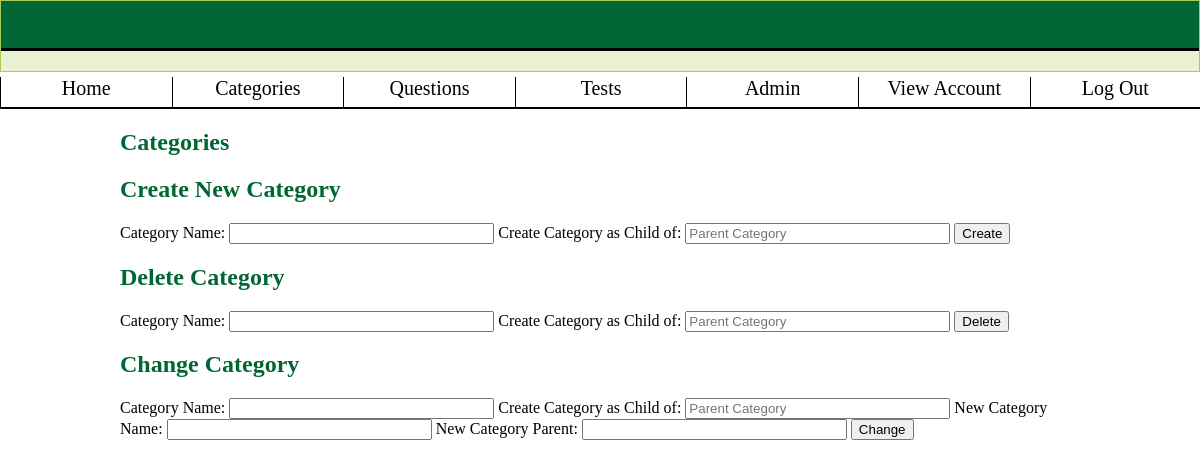
Page /?controller=category&action=index (signed in) on the earlier database version.
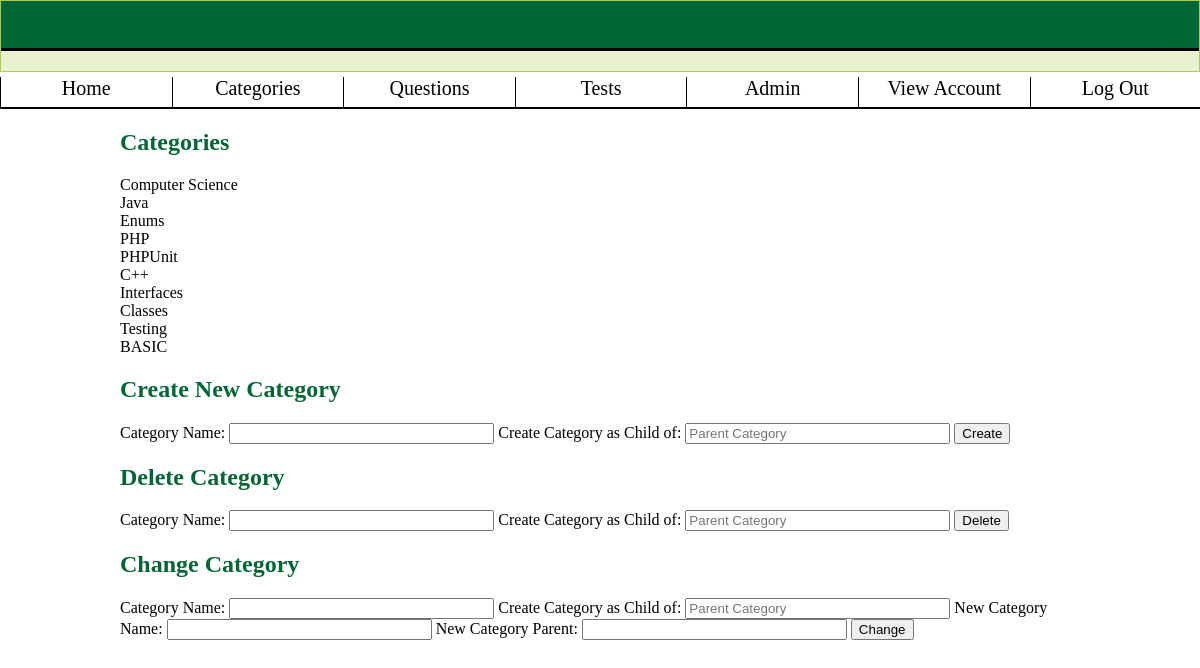
Same page on the later database version.
### tables this page shows
CREATE TABLE `categories` (
  `cat_id` int(11) unsigned NOT NULL AUTO_INCREMENT,
  `location` varchar(100) NOT NULL,
  `description` varchar(50) NOT NULL,
  `owner` varchar(50) NOT NULL,
  `datetime` timestamp NOT NULL,
  PRIMARY KEY (`cat_id`)
);

### index.php (called while the page is built, shortened)
<?php
if (isset($_GET['controller'])) {
    $controller = $_GET['controller'];
	if (isset($_GET['action'])) {
    	$action = $_GET['action'];
	} else {
		$action = 'index';
	}
} else {
    $controller = 'login';
    $action = 'login';
}
require_once('views/layout.php');
?>

### controllers/category_controller.php (called while the page is built, shortened)
<?php
Class CategoryController {
	function index() {
		$categories = CategoryManager::view();
		require_once("views/categories/index.php");
	}
}
?>

### models/category_manager.php (called while the page is built, shortened)
<?php
	class CategoryManager {
		public static function view() {
			$db = Db::getInstance();
			$categoryQuery = $db->prepare('SELECT description FROM categories');
			$categoryQuery->execute();
			$categoryList = $categoryQuery->fetchAll(PDO::FETCH_ASSOC);
			return $categoryList;
		}
	}
?>

### views/categories/index.php (the view, shortened to what this page needs)
<div id="categoryDiv">
	<h2> Categories </h2>
	<?php
		foreach($categories as $array => $keys) {
			foreach ($keys as $key => $value) {
				echo $value . "<br />";
			}
		}
	?>
	<div>
	<h2>Create New Category</h2>
    	<form action="?controller=category&action=create" method="post">
            Category Name: <input type="text" name="cat_name" size="30">
            Create Category as Child of: <input type="text" name="cat_parent" size="30" placeholder="Parent Category">
            <input type="submit" value="Create">
    	</form>
	</div>
	<h2>Delete Category</h2>
    	<form action="?controller=category&action=delete" method="post">
            Category Name: <input type="text" name="cat_name" size="30">
            Create Category as Child of: <input type="text" name="cat_parent" size="30" placeholder="Parent Category">
            <input type="submit" value="Delete">
    	</form>
	</div>
	<h2>Change Category</h2>
    	<form action="?controller=category&action=edit" method="post">
            Category Name: <input type="text" name="cat_name" size="30">
            Create Category as Child of: <input type="text" name="cat_parent" size="30" placeholder="Parent Category">
            New Category Name: <input type="text" name="new_cat_name" size="30">
            New Category Parent: <input type="text" name="new_cat_parent" size="30">
            <input type="submit" value="Change">
    	</form>
	</div>

### views/layout.php (shortened to what this page needs)
<!DOCTYPE html>
<html>
    <head>
        <link rel="stylesheet" href="styles/site.css">
    </head>
    <body>
        <div id="header">
            <div id="header-top">
            </div>
            <div id="header-bottom">
            </div>
        </div>
        <div id="navigation-wrapper">
            <?php
                if (isset($_SESSION['username']) && array_key_exists("username", $_SESSION)) {
                    if ($_SESSION['role'] == 1) {
                        require_once("admin_nav.php");
                    } else if ($_SESSION['role'] == 2) {
                        require_once("prof_nav.php");
                    } else if ($_SESSION['role'] == 3) {
                        require_once("student_nav.php");
                    } else {
                        require_once("guest_nav.php");
                    }
                }
            ?>
        </div>
        <div id="content-wrapper">
            <?php require_once('routes.php'); ?>
    <body>
<html>

### views/admin_nav.php
<ul id="navBar">
	<li><a href="?controller=home">Home</a></li>
	<li><a href="?controller=category&action=index">Categories</a></li>
	<li><a href="?controller=questions">Questions</a></li>
	<li><a href="?controller=tests">Tests</a></li>
	<li><a href="?controller=admin">Admin</a></li>
	<li><a href="?controller=account&action=viewInfo">View Account</a></li>
	<li><a href="?controller=login&action=logout">Log Out</a></li>
</ul>

### routes.php (shortened to what this page needs)
<?php
function call($controller, $action)
{
    switch ($controller) {
        case 'category':
            require_once("models/category_manager.php");
            $controller = new CategoryController();
            break;
    }
    $controller->{$action}();
}
$allowedActions = array('login' => ['login', 'validateLogin', 'logout'],
                        'home' => ['index'],
                        'account' => ['newAccount', 'regNewUser', 'forgotPass', 'viewInfo', 'changeInfo'],
                        'category' => ['index', 'create', 'delete', 'change'],
                        'questions' => ['index', 'create', 'createTrueFalse', 'createShortAnswer',
                                        'createMultipleChoice', 'createEssay', 'viewQuestion']);
if (array_key_exists($controller, $allowedActions)) {
    if (in_array($action, $allowedActions[$controller])) {
        call($controller, $action);
    } else {
        call('pages', 'error');
    }
} else {
    call('pages', 'error');
}
?>

### styles/site.css (style rules this page uses)
body { margin: 0; }
#header { border-style: solid; border-width: 1px; border-color: #aacc55; }
#header-top { height: 47px; background-color: #006633; }
#header-bottom { height: 20px; background-color: #eaf1d1; border-top: solid; border-top-width: 3px; border-top-color: black; }
#content-wrapper { width: 960px; margin: auto; }
#navBar { display: table; width: 100%; padding: 0; margin-top: 5px; border-bottom: 2px solid; border-left: 1px solid; }
#navBar li { display: table-cell; height: 30px; width: 14.3%; text-align: center; white-space: nowrap; margin: 0; border-right: 1px solid; }
#navBar a:link { color: black; text-decoration: none; font-size: 20px; }
h2 { color: #006633; }

Differences in the rows shown:
added categories: description "Computer Science"
added categories: description "Java"
added categories: description "Enums"
added categories: description "PHP"
added categories: description "PHPUnit"
added categories: description "C++"
added categories: description "Interfaces"
added categories: description "Classes"
added categories: description "Testing"
added categories: description "BASIC"
